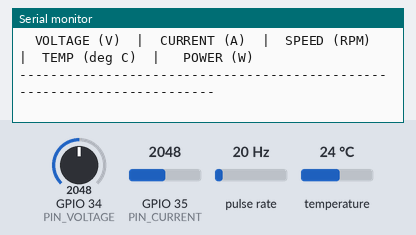
Simulated run of this sketch. Board: ESP32. On the bench: the last lines printed to the serial monitor. Wiring (inferred from the names in the program): pulse sensor: data GPIO 18. The inputs (shaded band) are chosen by the test bench; at power-on: GPIO 34 (PIN_VOLTAGE) = 2048, pulse rate 20 Hz, GPIO 35 (PIN_CURRENT) = 2048, temperature 24 °C (analog values on the 0–4095 scale). WiFi joins after 1.5 s; servers stay silent unless stated; uploads are accepted with an empty reply.

Above: at 4.2 s.
4.3 s: GPIO 34 (PIN_VOLTAGE) set to 2866
At 5.7 s:
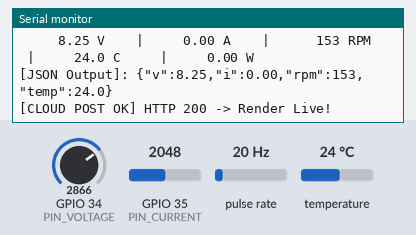
6.3 s: pulse rate (sensor on GPIO 18) set to 50 Hz
At 7.01 s:
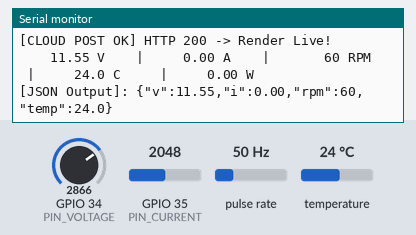
10.3 s: GPIO 35 (PIN_CURRENT) set to 3972
At 11.7 s:
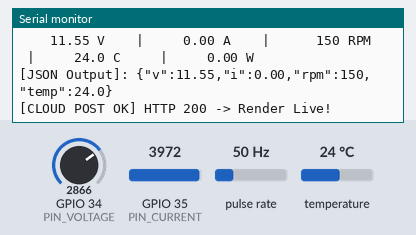
14.3 s: pulse rate (sensor on GPIO 18) set to 4 Hz
At 15.7 s:
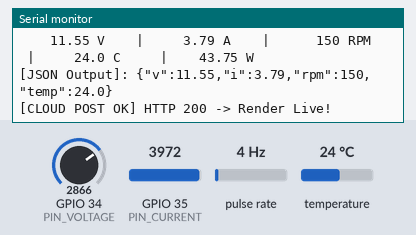
18.3 s: GPIO 34 (PIN_VOLTAGE) set to 1228
At 19.4 s:
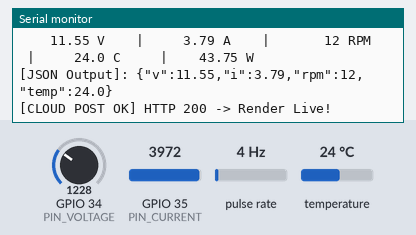
22.3 s: GPIO 35 (PIN_CURRENT) set to 2866
At 23.7 s:
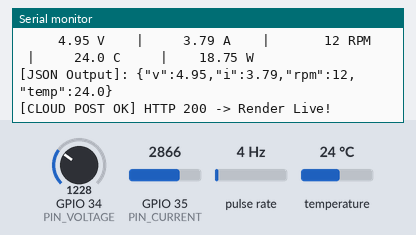
Timing chart, 0 to 25.3 s (numbered marks = the images above; inputs shaded):
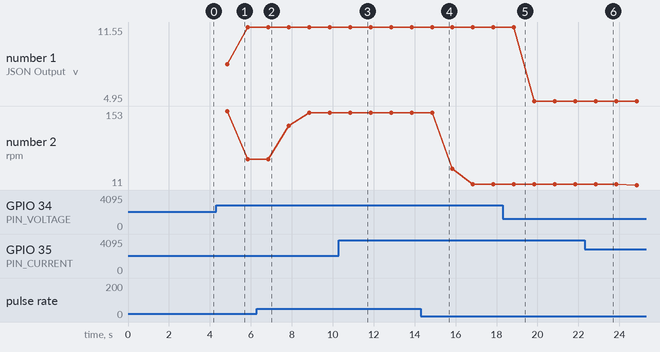

The sketch:

esp32_all_sensors_wifi.ino
```cpp
/******************************************************************************
 * Project: EV Predictive Dashboard (AURA EV Cockpit)
 * Sketch: esp32_all_sensors_wifi.ino
 * Target Board: ESP-WROOM-32 / ESP32 Dev Module (38-Pin NodeMCU ESP-32S V1.1)
 *
 * SENSOR HARDWARE PIN MAPPING (SAFE ADC1 PINS - NO STRAPPING CONFLICTS):
 *   1. 0-25V Voltage Divider Sensor : GPIO 34 (Pin marked D34 / P34)
 *   2. ACS712 5A Current Sensor OUT : GPIO 35 (Pin marked D35 / P35)
 *      - ACS712 VCC -> ESP32 VIN (5V USB pin)
 *      - ACS712 GND -> ESP32 GND
 *      - ACS712 OUT -> ESP32 GPIO 35 (DO NOT CONNECT TO D12 / GPIO 12!)
 *   3. LM393 Optical Speed Sensor D0: GPIO 18 (Pin marked D18 / P18 - Interrupt)
 *   4. DS18B20 1-Wire Temp DATA     : GPIO 4  (Pin marked D4  / P4 - 4.7k pullup)
 *
 * FEATURES:
 *   - Reads all 4 real sensors directly on ESP32.
 *   - Connects to your Wi-Fi network and HTTP POSTs to Laptop Host App.
 *   - Prints clean formatted live table & JSON in Arduino Serial Monitor (115200 baud).
 *   - Non-blocking: If Wi-Fi drops, sensors continue printing to Serial Monitor!
 ******************************************************************************/

#include <WiFi.h>
#include <WiFiClientSecure.h>
#include <HTTPClient.h>
#include <OneWire.h>
#include <DallasTemperature.h>

// ============================================================================
// 1. WI-FI & RENDER CLOUD HOST CONFIGURATION
// ============================================================================
const char* ssid      = "DELL";          // <-- Your Wi-Fi Name / Mobile Hotspot
const char* password  = "password";      // <-- Your Wi-Fi Password

// Public Render Website URL (e.g. "https://thermapulse-ev.onrender.com/api/ingest")
// Or local IP: "http://192.168.1.100:8000/api/ingest"
const char* serverUrl = "https://thermapulse-ev.onrender.com/api/ingest";
const char* apiKey    = ""; // Leave empty if AURA_API_KEY is unset on Render

// ============================================================================
// 2. PIN DEFINITIONS (SAFE ADC1 PINS - NEVER USE GPIO 12!)
// ============================================================================
#define PIN_VOLTAGE   34   // ADC1_CH6: 0-25V Voltage Divider Signal (D34)
#define PIN_CURRENT   35   // ADC1_CH7: ACS712 5A Current Sensor OUT (D35)
#define PIN_SPEED     18   // GPIO 18 : LM393 Optical Sensor D0 (D18 - Interrupt)
#define PIN_TEMP      4    // GPIO 4  : DS18B20 1-Wire Data (D4)

// ============================================================================
// 3. HARDWARE CALIBRATION CONSTANTS
// ============================================================================
const float VOLTAGE_DIVIDER_RATIO = 5.0f;
const float ACS712_SENSITIVITY = 0.185f;
const float ACS712_VREF        = 2.50f;
const int ENCODER_SLOTS        = 20;

OneWire oneWire(PIN_TEMP);
DallasTemperature sensors(&oneWire);

volatile unsigned long pulseCount = 0;
unsigned long lastSampleTime = 0;
float currentRPM = 0.0f;

void IRAM_ATTR countPulse() {
  pulseCount++;
}

void setup() {
  Serial.begin(115200);
  delay(1500);

  Serial.println("\n========================================================================");
  Serial.println("     AURA EV - ESP32 ALL SENSORS & WI-FI TELEMETRY GATEWAY             ");
  Serial.println("========================================================================");
  Serial.println(" Pin Configuration:");
  Serial.println("   - Voltage Sensor (0-25V) : GPIO 34 (D34)");
  Serial.println("   - Current Sensor (ACS712): GPIO 35 (D35) [VCC->VIN, GND->GND]");
  Serial.println("   - Speed Sensor   (LM393) : GPIO 18 (D18)");
  Serial.println("   - Temperature    (DS18B20): GPIO 4  (D4)");
  Serial.println("------------------------------------------------------------------------");

  analogReadResolution(12);
  analogSetAttenuation(ADC_11db);

  pinMode(PIN_SPEED, INPUT_PULLUP);
  attachInterrupt(digitalPinToInterrupt(PIN_SPEED), countPulse, FALLING);

  pinMode(PIN_TEMP, INPUT_PULLUP);
  sensors.begin();

  Serial.printf(" Connecting to Wi-Fi SSID: %s ...\n", ssid);
  WiFi.mode(WIFI_STA);
  WiFi.begin(ssid, password);

  int attempts = 0;
  while (WiFi.status() != WL_CONNECTED && attempts < 20) {
    delay(500);
    Serial.print(".");
    attempts++;
  }

  if (WiFi.status() == WL_CONNECTED) {
    Serial.println("\n [Wi-Fi STATUS] Connected Successfully!");
    Serial.print(" ESP32 Local IP  : ");
    Serial.println(WiFi.localIP());
    Serial.print(" Ingestion Server: ");
    Serial.println(serverUrl);
  } else {
    Serial.println("\n [Wi-Fi WARNING] Could not connect. Operating in offline Serial mode.");
  }

  Serial.println("========================================================================");
  Serial.println("  VOLTAGE (V)  |  CURRENT (A)  |  SPEED (RPM)  |  TEMP (deg C)  |   POWER (W)");
  Serial.println("------------------------------------------------------------------------");

  lastSampleTime = millis();
}

void loop() {
  if (millis() - lastSampleTime >= 1000) {
    unsigned long dt = millis() - lastSampleTime;
    lastSampleTime = millis();

    // 1. Calculate Motor RPM from pulse count
    noInterrupts();
    unsigned long count = pulseCount;
    pulseCount = 0;
    interrupts();

    currentRPM = ((float)count / (float)ENCODER_SLOTS) * (60000.0f / (float)dt);

    // 2. Read Voltage Sensor (GPIO 34 / D34)
    int rawVolt = analogRead(PIN_VOLTAGE);
    float v_pin = ((float)rawVolt / 4095.0f) * 3.3f;
    float voltage_v = v_pin * VOLTAGE_DIVIDER_RATIO;
    if (voltage_v < 0.3f) voltage_v = 0.0f;

    // 3. Read Current Sensor (GPIO 35 / D35) - ACS712 5A
    int rawCurr = analogRead(PIN_CURRENT);
    float i_pin = ((float)rawCurr / 4095.0f) * 3.3f;
    float current_a = (i_pin - ACS712_VREF) / ACS712_SENSITIVITY;
    if (fabs(current_a) < 0.08f) current_a = 0.0f;
    else if (current_a < 0.0f) current_a = 0.0f;

    // 4. Read Temperature Sensor (GPIO 4 / D4) - Dallas DS18B20
    sensors.requestTemperatures();
    float temp_c = sensors.getTempCByIndex(0);
    bool temp_valid = (temp_c != DEVICE_DISCONNECTED_C && temp_c > -40.0f && temp_c < 125.0f);

    float power_w = voltage_v * current_a;

    // 5. Print Formatted Telemetry Row to Arduino Serial Monitor
    if (temp_valid) {
      Serial.printf("   %6.2f V    |    %5.2f A    |    %5u RPM   |    %5.1f C     |   %6.2f W\n",
                    voltage_v, current_a, (unsigned int)currentRPM, temp_c, power_w);
    } else {
      Serial.printf("   %6.2f V    |    %5.2f A    |    %5u RPM   |    DISCONN     |   %6.2f W\n",
                    voltage_v, current_a, (unsigned int)currentRPM, power_w);
    }

    // 6. Build JSON Telemetry Payload
    char jsonBuffer[128];
    if (temp_valid) {
      snprintf(jsonBuffer, sizeof(jsonBuffer),
               "{\"v\":%.2f,\"i\":%.2f,\"rpm\":%u,\"temp\":%.1f}",
               voltage_v, current_a, (unsigned int)currentRPM, temp_c);
    } else {
      snprintf(jsonBuffer, sizeof(jsonBuffer),
               "{\"v\":%.2f,\"i\":%.2f,\"rpm\":%u,\"temp\":null}",
               voltage_v, current_a, (unsigned int)currentRPM);
    }

    Serial.printf("[JSON Output]: %s\n", jsonBuffer);

    // 7. Transmit to Render Website via Wi-Fi HTTP(S) POST
    if (WiFi.status() == WL_CONNECTED) {
      HTTPClient http;
      String urlStr = String(serverUrl);

      if (urlStr.startsWith("https://")) {
        WiFiClientSecure secureClient;
        secureClient.setInsecure(); // SSL without cert validation
        http.begin(secureClient, urlStr);
      } else {
        WiFiClient plainClient;
        http.begin(plainClient, urlStr);
      }

      http.addHeader("Content-Type", "application/json");
      if (strlen(apiKey) > 0) {
        http.addHeader("X-API-Key", apiKey);
      }

      int httpResponseCode = http.POST(jsonBuffer);
      if (httpResponseCode == 200) {
        Serial.printf("[CLOUD POST OK] HTTP 200 -> Render Live!\n\n");
      } else if (httpResponseCode > 0) {
        Serial.printf("[CLOUD POST] Server answered HTTP %d\n\n", httpResponseCode);
      } else {
        Serial.printf("[CLOUD POST Error] %s\n\n", http.errorToString(httpResponseCode).c_str());
      }
      http.end();
    } else {
      Serial.println("[Wi-Fi Status] Offline (Reconnecting in background...)\n");
      WiFi.reconnect();
    }
  }
}
```

Measured:
- plotted number 1: 11.55 → 4.95 after the input at 18.3 s
- plotted number 2: 60 → 150 after the input at 6.3 s, 150 → 12 after the input at 14.3 s
